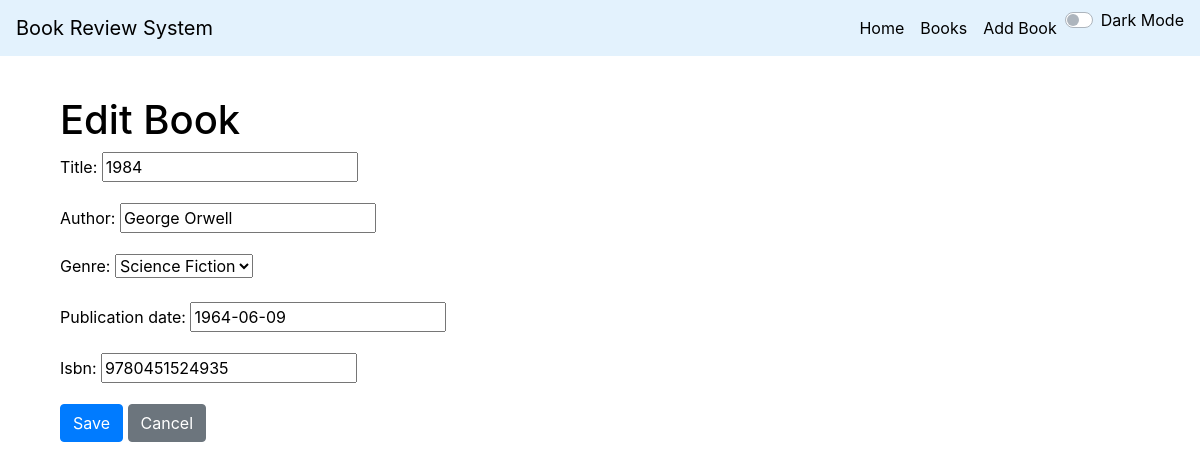
Page /books/10/edit/ on the committed database.
### core/models.py (models this page shows, shortened)
class Book(models.Model):
    GENRE_CHOICE = [
    ('Fiction', 'Fiction'),
    ('Non-Fiction', 'Non-Fiction'),
    ('Sci-Fi', 'Science Fiction'),
    ('Mystery', 'Mystery'),
    ('Fantasy', 'Fantasy'),
    ]
    title = models.CharField(max_length=200)
    author = models.CharField(max_length=200)
    isbn = models.IntegerField(unique=True)
    genre = models.CharField(max_length=200, choices=GENRE_CHOICE)
    publication_date = models.DateField()
    rating = models.DecimalField( max_digits=5, decimal_places=2, default=0.0)

### core/views.py (the view)
# urls.py: path('books/<int:pk>/edit/', BookUpdateView.as_view(), name='edit_book'),
class BookUpdateView(UpdateView):
    model = Book
    template_name = 'core/book_form.html'  # Reuse the same form template for adding and editing
    fields = ['title', 'author', 'genre', 'publication_date', 'isbn',]
    success_url = reverse_lazy('book_list')  # Redirect to the book list after editing

### core/templates/core/book_form.html (shortened to what this page needs)
{% extends 'core/base.html' %}
{% block body %}
<div class="container mt-4">
    <h1>{% if form.instance.pk %}Edit Book{% else %}Add Book{% endif %}</h1>
    <form method="post" enctype="multipart/form-data" novalidate>
        {{ form.as_p }}
        <button type="submit" class="btn btn-primary">Save</button>
        <a href="{% url 'book_list' %}" class="btn btn-secondary">Cancel</a>
    </form>
</div>
{% endblock %}

### core/static/core/css/styles.css (style rules this page uses)
body { background-color: #ffffff; color: #000000; }
body { transition: background-color 0.3s, color 0.3s; }
.btn-primary { background-color: #007bff; border-color: #007bff; color: #ffffff; }
.btn-secondary { background-color: #6c757d; border-color: #6c757d; color: #ffffff; }

### rows in the picture
Book: title "1984", author "George Orwell", genre "Science Fiction", publication_date "1964-06-09", isbn "9780451524935"
